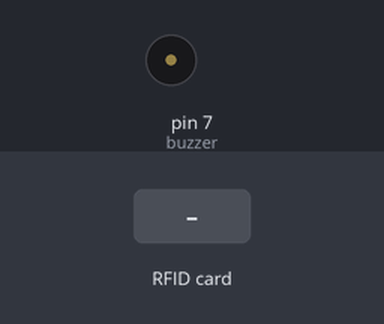
Bench run of a sketch on a simulated Arduino Uno, built with avr-gcc and run on an emulated ATmega328P. Parts: buzzer (waves = sounding, pin HIGH). The inputs (shaded band) are chosen by the test bench. Pins used as bus, display or sensor lines are not drawn; what the sketch prints to the serial monitor is not drawn.

Above: at 1.2 s.
1.3 s: RFID card 05 8F 8E BF 5D C1 00 held to the reader
At 1.5 s:
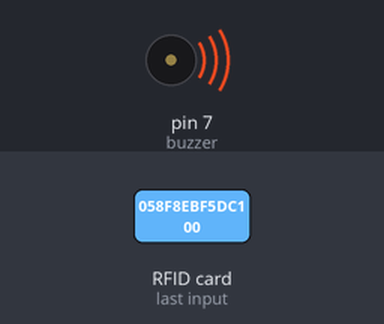
3.0 s: RFID card 0A A8 90 15 held to the reader
At 4.6 s:
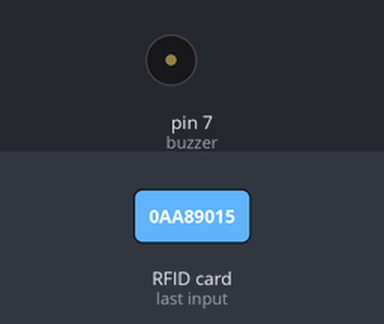
5.6 s: RFID card 5E 7A 19 C4 held to the reader
At 6.4 s:
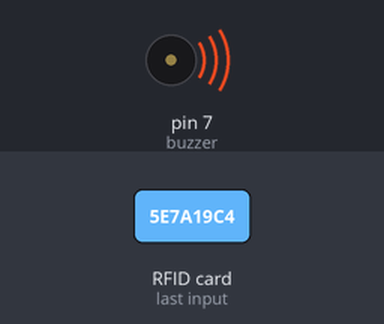
Timing chart, 0 to 8.6 s (numbered marks = the images above; inputs shaded):
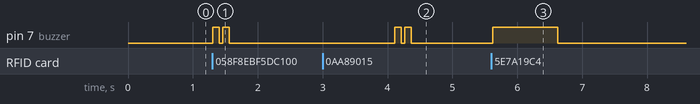

Measured:
- after the input at 1.3 s, pin 7 (buzzer): alternates HIGH for 0.10 s and LOW for 0.05 s, 4 changes in all, then stays LOW, starting at once
- after the input at 3.0 s, pin 7 (buzzer): alternates HIGH for 0.10 s and LOW for 0.05 s, 4 changes in all, then stays LOW, starting after 1.1 s
- after the input at 5.6 s, pin 7 (buzzer): LOW → HIGH at once, → LOW 1.0 s later

The sketch:

7.RFID.ino
```cpp
///Download dan masukan Library MFRC522
#include <SPI.h>
#include <MFRC522.h>
//Inisialisasi pembuatan variable
#define SS_PIN 10
#define RST_PIN 9
MFRC522 mfrc522(SS_PIN, RST_PIN);
int buzzer =7;
void setup() {
 //Menentukan Fungsionalitas dari PIN pada Microcontroller
 Serial.begin(115200); //baudrate yang digunakan untuk komunikasi microcontroller dengan komputer
 SPI.begin(); // Initiate SPI bus
 mfrc522.PCD_Init(); // Initiate MFRC522
 pinMode(buzzer, OUTPUT);
}
void loop() {
 //Program yang akan dijalankan berulang-ulang
 if ( ! mfrc522.PICC_IsNewCardPresent()) {return;}
 // Select one of the cards
 if ( ! mfrc522.PICC_ReadCardSerial()) {return;}

 //Show UID on serial monitor
 Serial.print("UID tag :");
 String content= "";
 byte letter;
 for (byte i = 0; i < mfrc522.uid.size; i++)
 {
 Serial.print(mfrc522.uid.uidByte[i] < 0x10 ? " 0" : "");
 Serial.print(mfrc522.uid.uidByte[i], HEX);
 content.concat(String(mfrc522.uid.uidByte[i] < 0x10 ? " 0" : ""));
 content.concat(String(mfrc522.uid.uidByte[i], HEX));
 }
 Serial.println();
 Serial.print("Message : ");
 content.toUpperCase();
 if (content.substring(1) == "058F8EBF5DC1 00"){ //Sesuaikan dengan ID kartu anda
    digitalWrite (buzzer, HIGH);
    delay(100);
    digitalWrite (buzzer, LOW);
    delay(50);
    digitalWrite (buzzer, HIGH);
    delay(100);
    digitalWrite (buzzer, LOW);
    delay(50);
    Serial.println("Selamat datang MUHAMAD KAMALUDIN!!!");
    delay(2000);

 }else if (content.substring(1) == "0AA89015"){
   digitalWrite (buzzer, HIGH);
    delay(100);
    digitalWrite (buzzer, LOW);
    delay(50);
    digitalWrite (buzzer, HIGH);
    delay(100);
    digitalWrite (buzzer, LOW);
    delay(50);
    Serial.println("KARTU TERDAFTAR");
 }else{
   Serial.println("Kartu Belum Terdaftar!");
   digitalWrite (buzzer, HIGH);
   delay(1000);
   digitalWrite(buzzer, LOW);
   delay(50);
 }
 Serial.println("Tempelkan Kartu!");
 delay(500); //Jeda waktu perulagan seama 500 mili detik
}
```
